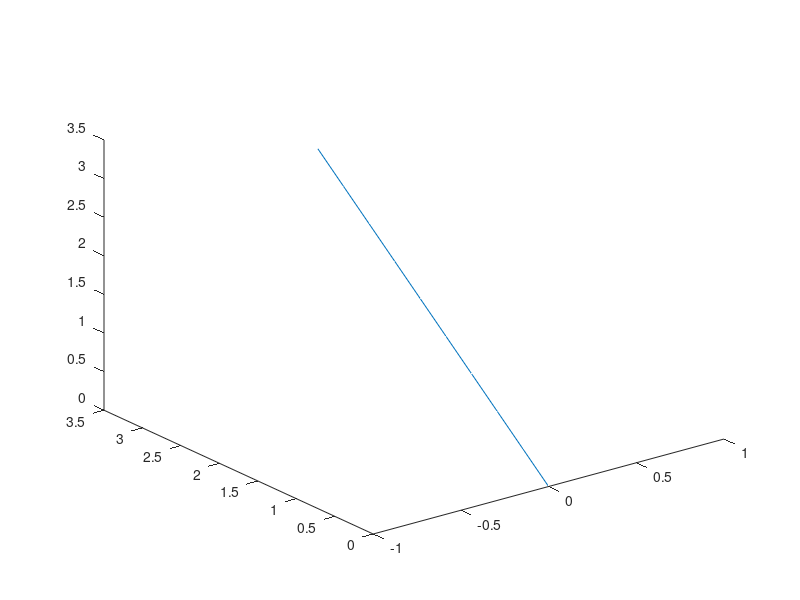

The MATLAB source for this figure: (Note: this script raises an error after producing the figure.)
%% Sólidos de revolución
t=0:0.1:10;
r=sqrt(t);

[x6,y6,z6]=cylinder(r); %calcula la matiz del cilindro pero no lo grafica

surf(z6,y6,x6); %sale orientada en el eje en el que se puso Z 

xlabel('Eje x'), ylabel('Eje y'), zlabel('Eje z');

%% esfera centro origen radio 2
t=-2:0.1:2;
r=sqrt(4-(t.^2));

[x6,y6,z6]=cylinder(r);
surf(x6,y6,z6);
disp(r);

%arreglar para que quede con centro en 0,0


%% curvas paramétricas
t = 0:pi/500:pi;
xt1 = sin(t).*cos(10*t);
yt1 = sin(t).*sin(10*t);
zt1 = cos(t);

plot3(xt1,yt1,zt1);

%% qué hace meshgrid y surf

x=1:6;
y=0:0.1:0.6;
[X,Y]=meshgrid(x,y);

Z=X.^2+Y;

surf(Y,X,Z);

%% silueta del sólido 

%1

t1=linspace(0,3*sqrt(2),10);
y1=(sqrt(2)/2)*t1;
z1=(sqrt(2)/2)*t1;
x1=0*y1;

plot3(x1,y1,z1);
hold on;

%2

z2=linspace(3,6,10);
y2=3*ones(length(z2));
x2=0*z2;

plot3(x2,y2,z2);

%3 

t3=linspace(0,pi/2,10);
y3=3*cos(t3);
z3=6+3*sin(t3);
x3=0*y3;

plot3(x3,y3,z3);

%4,5,6

z4=0:9;
y4=0*z4;
x4=0*z4;

plot3(x4,y4,z4);

%7

t7=linspace(0,3*sqrt(2),10);
x7=(sqrt(2)/2)*t7;
z7=(sqrt(2)/2)*t7;
y7=0*x7;

plot3(x7,y7,z7);

%8

z8=linspace(3,6,10);
x8=3*ones(length(z8));
y8=0*z8;

plot3(x8,y8,z8);

%9
t9=linspace(0,pi/2,10);
x9=3*cos(t9);
z9=6+3*sin(t9);
y9=0*x9;

plot3(x9,y9,z9);

%10

t10=linspace(0,pi/2,10);
x10=3*cos(t10);
y10=3*sin(t10);
z10=3*ones(length(t10));

plot3(x10,y10,z10);

%11
x11=3*cos(t10);
y11=3*sin(t10);
z11=3+3*ones(length(t10));

plot3(x11,y11,z11);

%12
%faltan las rayas horizontales.


%% solido 

% 2

y2=0:0.1:3;
z2=3:1:6;

[Y2,Z2]=meshgrid(y2,z2);
X2=0*Y2;%simplemente zeros del tamaño de y.


surf(X2,Y2,Z2);

hold on;
% 3
u3=0:0.1:3;
v3=linspace(0,pi/2,10);

[U3,V3]=meshgrid(u3,v3);

Y3=U3.*cos(V3);
Z3=U3.*sin(V3)+6;
X3=0*Y3;

surf(X3,Y3,Z3);

hold on;
% 4
u4=linspace(0,pi/2,10);
z4=0:0.5:3;
[U4,Z4]=meshgrid(u4,z4);
X4=Z4.*cos(U4);
Y4=Z4.*sin(U4);

surf(X4,Y4,Z4);

hold on;

% 5

u=linspace(0,pi/2,10);
z5=3:1:6;

[U,Z5]=meshgrid(u,z5);

X5=3*cos(U);
Y5=3*sin(U);
z5=3:0.1:6;

surf(X5,Y5,Z5);

hold on;
% 6
[u6,v6]=meshgrid(linspace(0,pi/2,10));

x6=3*(cos(u6).*cos(v6));
y6=3*(sin(u6).*cos(v6));
z6=3*sin(v6)+6;

surf(x6,y6,z6);

hold on;

% 8
x8=0:0.1:3;
z8=3:1:6;
[X8,Z8]=meshgrid(x8,z8);
Y8=0*X8;

surf(X8,Y8,Z8);

hold on;

% 9
u9=0:0.1:3;
v9=linspace(0,pi/2,10);

[U9,V9]=meshgrid(u9,v9);

X9=U9.*cos(V9);
Z9=U9.*sin(V9)+6;
Y9=0*X9;

surf(X9,Y9,Z9);










